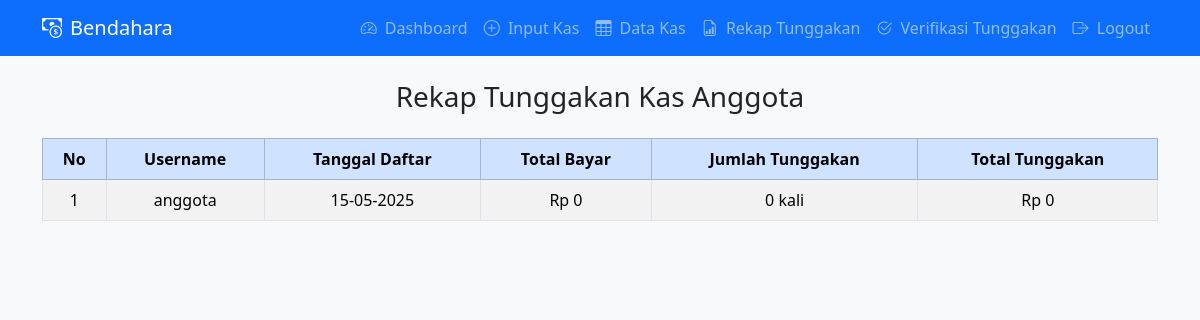
Page /bendahara/rekap_tunggakan.php on the committed database.
### tables this page shows
CREATE TABLE `users` (
  `id` int(11) NOT NULL,
  `username` varchar(50) NOT NULL,
  `password` varchar(255) NOT NULL,
  `role` enum('ketua','sekretaris','bendahara','anggota') NOT NULL,
  `tanggal_daftar` date NOT NULL DEFAULT curdate()
);

### bendahara/rekap_tunggakan.php (the view, shortened to what this page needs)
<?php
include '../db.php';
$sql_users = "SELECT id, username, tanggal_daftar FROM users WHERE role = 'anggota'";
$result_users = mysqli_query($conn, $sql_users);
?>
<?php include 'partials/header.php'; ?>
<?php include 'partials/navbar.php'; ?>
<!DOCTYPE html>
<html lang="id">
<head>
    <link href="https://cdn.jsdelivr.net/npm/bootstrap@5.3.3/dist/css/bootstrap.min.css" rel="stylesheet">
</head>
<body class="bg-light">
<div class="container">
    <h3 class="mb-4 text-center">Rekap Tunggakan Kas Anggota</h3>
    <div class="table-responsive">
        <table class="table table-bordered table-striped align-middle">
            <thead class="table-primary text-center">
                <tr>
                    <th>No</th>
                    <th>Username</th>
                    <th>Tanggal Daftar</th>
                    <th>Total Bayar</th>
                    <th>Jumlah Tunggakan</th>
                    <th>Total Tunggakan</th>
                </tr>
            </thead>
            <tbody>
                <?php
                $no = 1;
                while ($user = mysqli_fetch_assoc($result_users)) {
                    $username = $user['username'];
                    $tanggal_daftar = $user['tanggal_daftar'];
                    $tanggal_bayar = [];
                    $total_bayar = count($tanggal_bayar) * 2000;
                    $tunggakan = 0;
                    $total_tunggakan = $tunggakan * 2000;
                    echo "<tr class='text-center'>
                            <td>$no</td>
                            <td>$username</td>
                            <td>" . date('d-m-Y', strtotime($tanggal_daftar)) . "</td>
                            <td>Rp " . number_format($total_bayar, 0, ',', '.') . "</td>
                            <td>$tunggakan kali</td>
                            <td>Rp " . number_format($total_tunggakan, 0, ',', '.') . "</td>
                          </tr>";
                    $no++;
                }
                ?>
            </tbody>
        </table>
    </div>
</div>
</body>
</html>

### rows in the picture
users: username "anggota", tanggal_daftar "15-05-2025", total_bayar "0", tunggakan "0", total_tunggakan "0"
